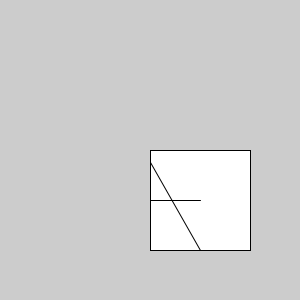
Frame 1 (no input)
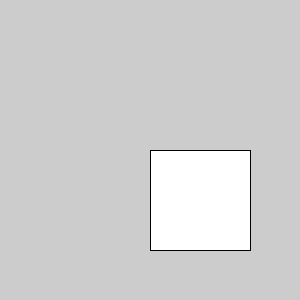
Frame 60 (the mouse pressed at the canvas centre just before this capture)
Frame 120 (the mouse held since frame 60 and released just before this capture): identical to frame 60, image omitted

The Processing sketch that drew these frames (run headless with seeded random() and noise(); from frame 60 on, the mouse is pressed at the canvas centre):

// Processing sketch: lab6
// ── lab6.pde
import java.util.*;
int MAX_POINTS; 
int poly_size; 
int [][] poly_points;
int clipper_size; 
int clipper_points[][]={{150,150}, {150,200},{200,200},{200,150}};
void setup(){
  size(300,300);
 MAX_POINTS = 20; 
 poly_size = 3; 
 poly_points=new int[MAX_POINTS][2];
 poly_points[0][0]=100;
 poly_points[0][1]=150;
 poly_points[1][0]=200;
 poly_points[1][1]=250;
 poly_points[2][0]=300;
 poly_points[2][1]=200;
clipper_size = 4;
}

void draw(){
  for (int i=0; i<clipper_size; i++) 
    { 
        int k = (i+1) % clipper_size;
        clips(poly_points, poly_size, clipper_points[i][0], clipper_points[i][1], clipper_points[k][0], clipper_points[k][1]); 
    }
    rect(150,150,100,100);
    line(poly_points[0][0],poly_points[0][1], poly_points[1][0], poly_points[1][1]);
    line(poly_points[2][0],poly_points[2][1],poly_points[3][0],poly_points[3][1]);
}
void clips(int poly_points[][], int poly_size,int x1, int y1, int x2, int y2) 
{ 
  int new_points[][] = new int [MAX_POINTS][2];
  int new_poly_size = 0;
     
    for (int i = 0; i < poly_size; i++) 
    { 
        int k = (i+1) % poly_size; 
        int ix = poly_points[i][0], iy = poly_points[i][1]; 
        int kx = poly_points[k][0], ky = poly_points[k][1]; 
        int i_pos = (x2-x1) * (iy-y1) - (y2-y1) * (ix-x1); 
        int k_pos = (x2-x1) * (ky-y1) - (y2-y1) * (kx-x1); 

        if (i_pos < 0  && k_pos < 0) 
        {            
            new_points[new_poly_size][0] = kx; 
            new_points[new_poly_size][1] = ky; 
            new_poly_size++; 
        } 
        else if (i_pos >= 0  && k_pos < 0) 
        { 

            new_points[new_poly_size][0] = x_intersect(x1,y1, x2, y2, ix, iy, kx, ky); 
            new_points[new_poly_size][1] = y_intersect(x1,y1, x2, y2, ix, iy, kx, ky); 
            new_poly_size++; 
            new_points[new_poly_size][0] = kx; 
            new_points[new_poly_size][1] = ky; 
            new_poly_size++; 
        } 

        else if (i_pos < 0  && k_pos >= 0) 
        { 

            new_points[new_poly_size][0] = x_intersect(x1,y1, x2, y2, ix, iy, kx, ky); 
            new_points[new_poly_size][1] = y_intersect(x1, y1, x2, y2, ix, iy, kx, ky); 
            new_poly_size++; 
        } 
        else{
          
        }
    }  
    poly_size = new_poly_size; 
    for (int i = 0; i < poly_size; i++) 
    { 
        poly_points[i][0] = new_points[i][0]; 
        poly_points[i][1] = new_points[i][1]; 
    } 
} 
int x_intersect(int x1, int y1, int x2, int y2,int x3, int y3, int x4, int y4) 
{ 
    int num = (x1*y2 - y1*x2) * (x3-x4) - 
              (x1-x2) * (x3*y4 - y3*x4); 
    int den = (x1-x2) * (y3-y4) - (y1-y2) * (x3-x4); 
    return num/den; 
} 
int y_intersect(int x1, int y1, int x2, int y2,int x3, int y3, int x4, int y4) 
{ 
    int num = (x1*y2 - y1*x2) * (y3-y4) - (y1-y2) * (x3*y4 - y3*x4); 
    int den = (x1-x2) * (y3-y4) - (y1-y2) * (x3-x4); 
    return num/den; 
} 
